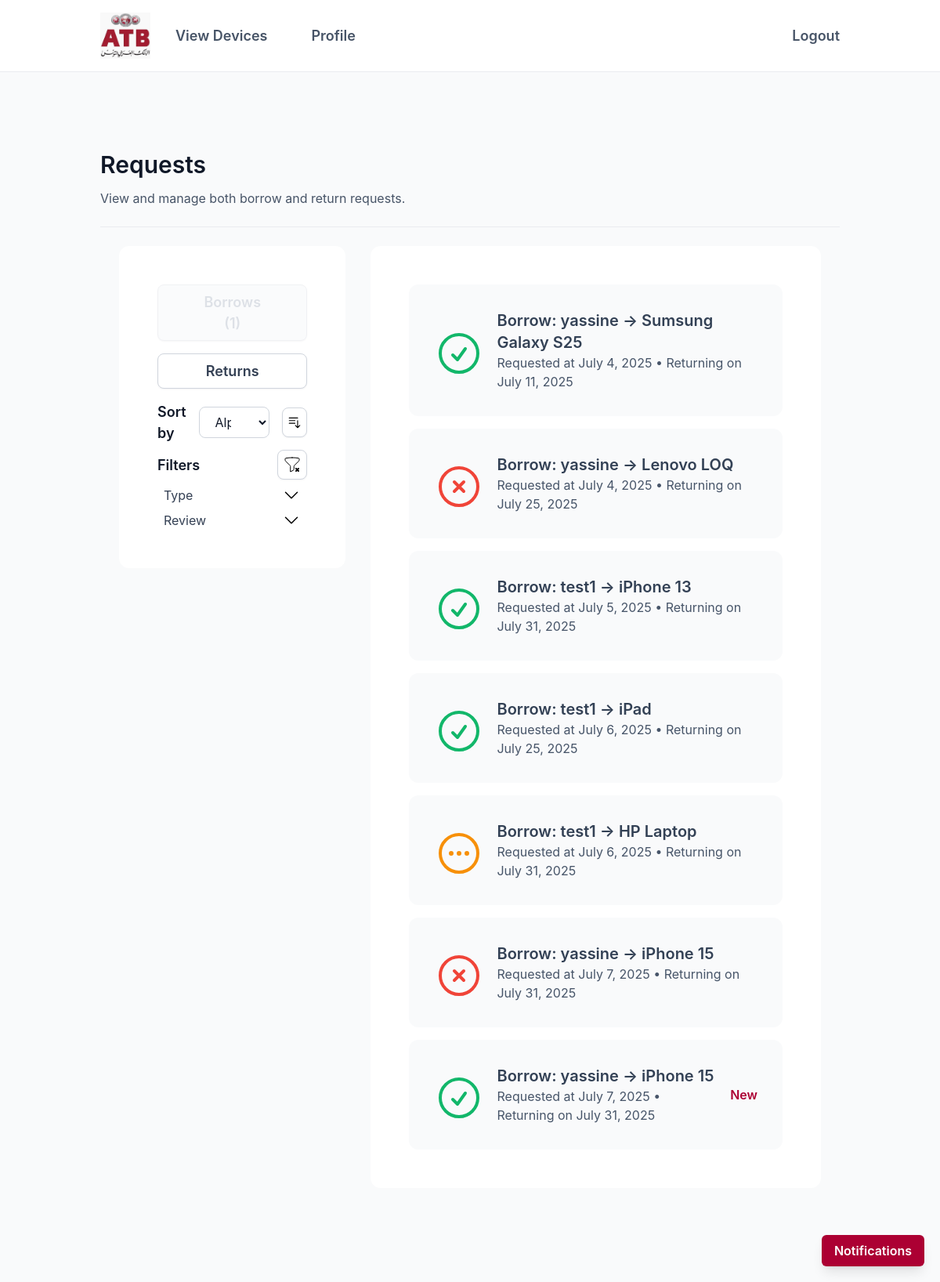
The app's page /requests/ (signed in), older data.
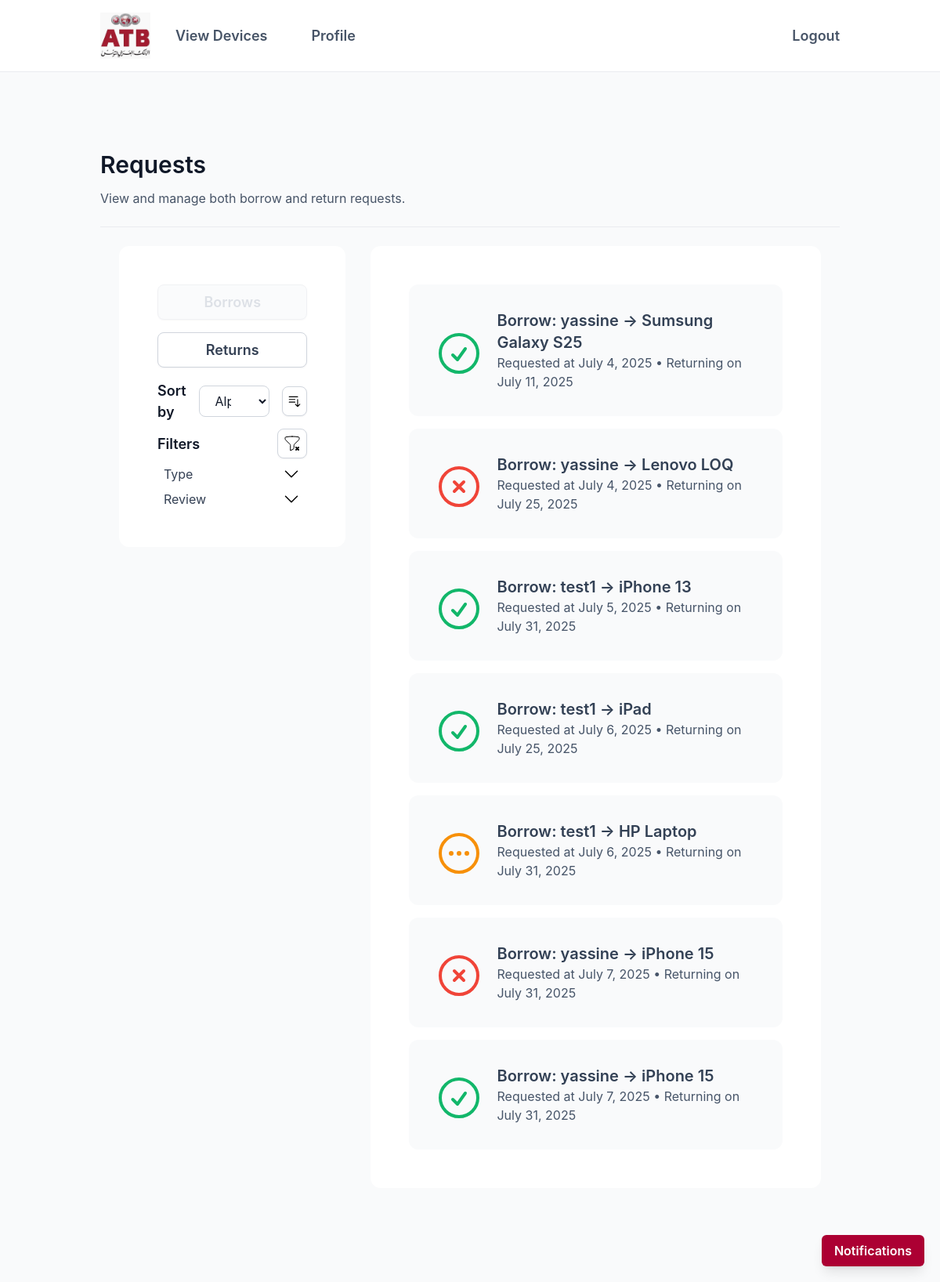
The same page, newer data.
### b_requests/models.py (models this page shows, shortened)
class BorrowRequest(models.Model):
    class Review(models.TextChoices):
        APPROVED = 'approved', 'Approved'
        PENDING = 'pending', 'Pending'
        REJECTED = 'rejected', 'Rejected'
    borrower = models.ForeignKey(User, on_delete=models.CASCADE, related_name='borrow_requests')
    device = models.ForeignKey(Device, on_delete=models.CASCADE, related_name='borrow_requests')
    date_requested = models.DateField(default=timezone.now)
    return_date = models.DateField(null=False, blank=False)
    review = models.CharField(max_length=20, choices=Review.choices, default=Review.PENDING)
    date_reviewed = models.DateTimeField(null=True, blank=True)
    seen = models.BooleanField(default=False)
    def __str__(self):
        return f"Borrow: {self.borrower.username} → {self.device.name}"

### devices/models.py (models this page shows, shortened)
class Device(models.Model):
    class Status(models.TextChoices):
        AVAILABLE = 'available', 'Available'
        BORROWED = 'borrowed', 'Borrowed'
        BROKEN = 'broken', 'Broken'
        MISSING = 'missing', 'Missing'
    name = models.CharField(max_length=100)
    type = models.CharField(max_length=50)
    dimension = models.CharField(max_length=50)
    status = models.CharField(
        max_length=20,
        choices=Status.choices,
        default=Status.AVAILABLE,
    )
    location = models.CharField(max_length=100, default='Admin')
    creation_date = models.DateTimeField(auto_now_add=True)

### b_requests/views.py (the view)
# urls.py: path('', views.request_list_view, name='request-list'),
@staff_member_required
def request_list_view(request):
    borrows = BorrowRequest.objects.all()
    returns = ReturnRequest.objects.all()
    unseed_borrows = BorrowRequest.objects.filter(seen=False).count()
    unseed_returns = ReturnRequest.objects.filter(seen=False).count()
    conditions_qs = ReturnRequest.objects.values('condition').distinct()
    conditions = [c['condition'].replace('condition-', '') for c in conditions_qs]
    btypes_qs = BorrowRequest.objects.values_list('device__type', flat=True).distinct()
    btypes = [t.replace('type-', '') for t in btypes_qs]
    rtypes_qs = ReturnRequest.objects.values_list('device__type', flat=True).distinct()
    rtypes = [t.replace('type-', '') for t in rtypes_qs]
    breviews_qs = BorrowRequest.objects.values('review').distinct()
    breviews = [br['review'].replace('review-', '') for br in breviews_qs]
    rreviews_qs = ReturnRequest.objects.values('review').distinct()
    rreviews = [rr['review'].replace('review-', '') for rr in rreviews_qs]
    context = {
        "borrows": borrows,
        "returns": returns,
        "breviews": breviews,
        "rreviews": rreviews,
        "conditions": conditions,
        "btypes": btypes,
        "rtypes": rtypes,
        "unseed_borrows": unseed_borrows,
        "unseed_returns": unseed_returns,
    }
    if is_htmx(request):
        return render(request, "b_requests/htmx_request_list.html", context)
    return render(request, "b_requests/request_list.html", context)

### b_requests/context_processors.py (called while the page is built)
def unseen_request_counts(request):
    if not request.user.is_authenticated:
        return {}
    unseen_borrows = BorrowRequest.objects.filter(seen=False).count()
    unseen_returns = ReturnRequest.objects.filter(seen=False).count()
    return {
        'unseen_borrows': unseen_borrows,
        'unseen_returns': unseen_returns,
    }

### b_requests/models.py (called while the page is built)
    def __str__(self):
        return f"Return: {self.borrower.username} ← {self.device.name} ({self.condition})"

### main/utils.py (called while the page is built)
def is_htmx(request):
    return request.headers.get("HX-Request") == "true"

### b_requests/templates/b_requests/request_list.html
{% extends "base.html" %}
{% block content %}
  {% include "b_requests/htmx_request_list.html" %}
{% endblock %}

### b_requests/templates/b_requests/htmx_request_list.html (shortened to what the changed rows need)
{% load static %}
<div class="min-h-screen flex flex-col bg-atb-g-50 text-left py-24 px-4 md:px-12 lg:px-32 font-primary">
    <div class="flex flex-col gap-2">
        <h2 class="text-[30px]  font-[600] text-atb-g-900 font-primary">Requests</h2>
    </div>
    <div class="w-full flex flex-col items-start  md:flex-row p-4 md:p-6 gap-6 md:gap-8">
        <div class="flex flex-col gap-4 p-4 sm:p-6 md:p-8 lg:p-12 bg-white border border-white rounded-[12px] w-full md:w-1/3">
            <button id="borrow-tab"
                class="tab-button px-12 py-2 text-[18px] font-semibold rounded-[8px] transition-colors duration-200 border-[1px] border-atb-g-300 bg-white text-atb-g-700 shadow-[0px_1px_2px_0px_#1018280D]
           hover:bg-atb-g-50 hover:text-atb-g-800
           focus:bg-white focus:text-atb-g-700 focus:shadow-[0_0_0_4px_#F2F4F7]
           disabled:bg-atb-g-50 disabled:text-atb-g-300 disabled:border-atb-g-200 disabled:opacity-70"
                onclick="showTab('borrow')" disabled>
                Borrows
                {% if unseed_borrows > 0%}
                <span> ({{ unseed_borrows }})</span>
                {% endif %}
            </button>
        </div>
        <div id="borrow-section" class="tab-section w-full md:w-2/3 border border-white bg-white rounded-[12px] p-4 sm:p-6 md:p-12">
            {% if borrows %}
            <div class="space-y-4">
              {% for instance in borrows %}
                <div
                    class="group bg-atb-g-50 rounded-[12px] p-8 hover:bg-atb-g-200 transition duration-300 request-card cursor-pointer"
                    onclick="toggleDetails('{{ instance.id }}','borrow')"
                    data-review='{{ instance.review }}'
                    data-request-type='borrow'
                    data-name='{{ instance.name|lower }}'
                    data-bd='{{ instance.date_requested }}'
                    data-rd='{{ instance.return_date }}'
                    data-device-type='{{ instance.device.type }}'>
              <div class="flex flex-row items-center gap-4 w-full">
                    <div class="flex justify-start mt-2 ">
                        {% if instance.review == 'approved' %}
                    <svg xmlns="http://www.w3.org/2000/svg" fill="none" viewBox="0 0 24 24" stroke-width="1.5" stroke="currentColor" class="size-16 text-atb-s-500">
                    <path stroke-linecap="round" stroke-linejoin="round" d="M9 12.75 11.25 15 15 9.75M21 12a9 9 0 1 1-18 0 9 9 0 0 1 18 0Z" />
                    </svg>
                    {% elif instance.review == 'pending' %}
                    <svg xmlns="http://www.w3.org/2000/svg" fill="none" viewBox="0 0 24 24" stroke-width="1.5" stroke="currentColor" class="size-16 text-atb-w-500">
                    <path stroke-linecap="round" stroke-linejoin="round" d="M8.625 12a.375.375 0 1 1-.75 0 .375.375 0 0 1 .75 0Zm0 0H8.25m4.125 0a.375.375 0 1 1-.75 0 .375.375 0 0 1 .75 0Zm0 0H12m4.125 0a.375.375 0 1 1-.75 0 .375.375 0 0 1 .75 0Zm0 0h-.375M21 12a9 9 0 1 1-18 0 9 9 0 0 1 18 0Z" />
                    </svg>
                    {% else %}
                    <svg xmlns="http://www.w3.org/2000/svg" fill="none" viewBox="0 0 24 24" stroke-width="1.5" stroke="currentColor" class="size-16 text-atb-e-500">
                      <path stroke-linecap="round" stroke-linejoin="round" d="m9.75 9.75 4.5 4.5m0-4.5-4.5 4.5M21 12a9 9 0 1 1-18 0 9 9 0 0 1 18 0Z" />
                    </svg>
                    {% endif %}
                    </div>
                <div class="text-left grow">
                  <h3 class="text-xl font-semibold text-[#334155]">{{ instance }}</h3>
                  <p class="text-[#475569]">Requested at {{ instance.date_requested }} &bull; Returning on {{ instance.return_date }}</p>
                </div>
                {% if not instance.seen %}
                <div id="new-{{ instance.id }}"
                     hx-post="/requests/mark_seen/borrow/{{ instance.id }}/"
                     hx-trigger="revealed"
                     hx-headers='{"X-CSRFToken": "{{ csrf_token }}"}'
                     hx-on::after-request="this.classList.add('hidden')"
                     hx-swap="none">
                    <p class="text-atb-p-500 font-semibold text-md">New</p>
                </div>
                {% endif %}
              </div>
            </div>
          {% endfor %}
        </div>
            {% else %}
                <p class="text-center text-atb-g-500">No borrow requests available.</p>
            {% endif %}
        </div>
    </div>
</div>

Row changes from the older to the newer data that the page shows:
changed BorrowRequest (number 7 of 7 on the later page): no longer shows "New"
Text that changed along with them:
{{ unseed_borrows }}: "1" → (not shown)
